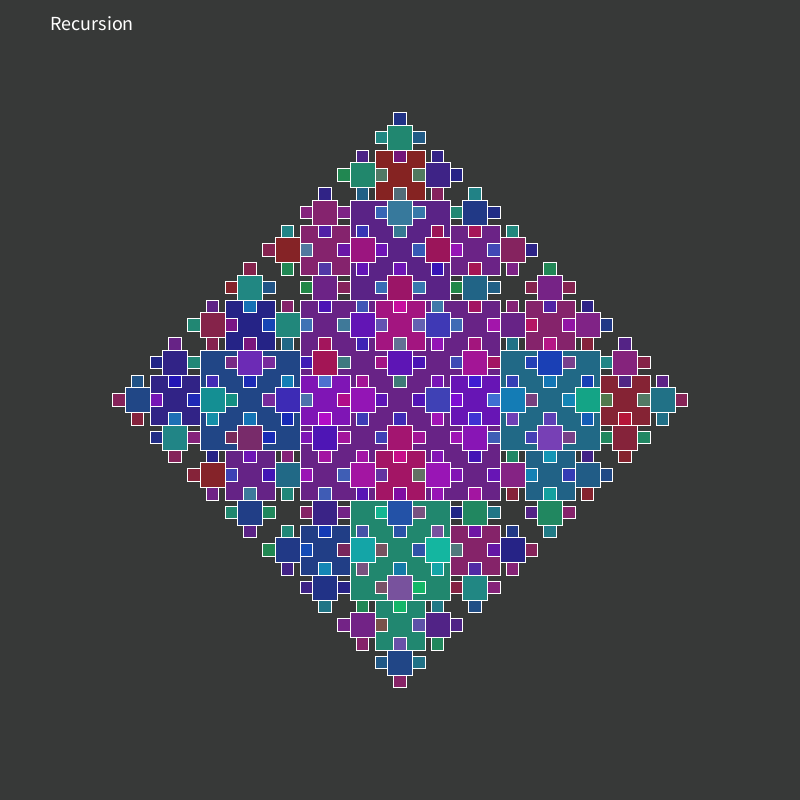
Frame 1 (no input)
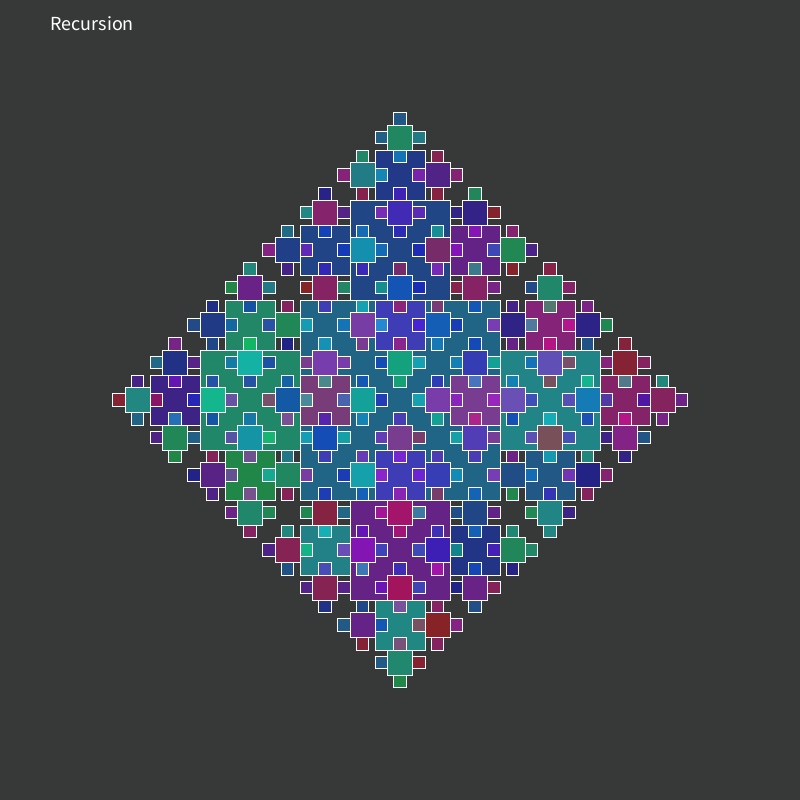
Frame 2 (the mouse pressed at the canvas centre, redrawn once)

The Processing sketch that drew these frames (run headless with seeded random() and noise(); the mouse was pressed at the canvas centre and the sketch redrawn once):

// Processing sketch: squares
// ── squares.pde
float a = 1;


void setup() {
  size(800, 800);
  colorMode(HSB);
  rectMode(CENTER);
}

void draw() {
   background(102,7,57);
  fill(255);
  textSize(20);
  text("Recursion", 50,30);
 
  translate(width/2,height/2);
  
  //rotate(45);
  reg(0,0, 200);
  save("output/reg1.jpg");
  noLoop();
}

void reg(float x, float y, float d) {
  stroke((255));
  //noStroke();
  fill(random(100,255),255,255,100);
  
  //noFill();
  if (d >10) {
    rect(x, y, d, d);
    reg(x + (.75*d), y,.5*d);
    reg(x - (.75*d), y, .5*d);
    reg(x , y-.75*d, 0.5*d);
    reg(x , y+.75*d, 0.5*d);
  }
 
}
